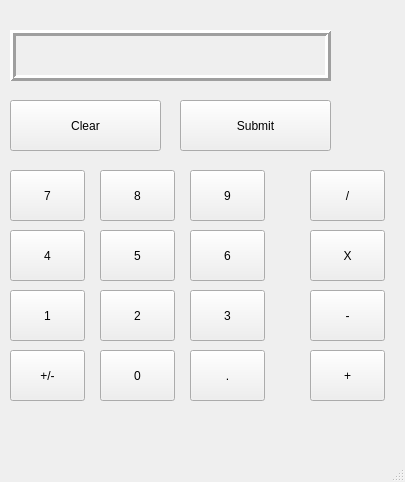
<?xml version="1.0" encoding="UTF-8"?>
<ui version="4.0">
 <class>MainWindow</class>
 <widget class="QMainWindow" name="MainWindow">
  <property name="geometry">
   <rect>
    <x>0</x>
    <y>0</y>
    <width>405</width>
    <height>482</height>
   </rect>
  </property>
  <property name="windowTitle">
   <string>MainWindow</string>
  </property>
  <widget class="QWidget" name="centralwidget">
   <widget class="QPushButton" name="pushSeven">
    <property name="geometry">
     <rect>
      <x>10</x>
      <y>170</y>
      <width>75</width>
      <height>51</height>
     </rect>
    </property>
    <property name="text">
     <string>7</string>
    </property>
   </widget>
   <widget class="QPushButton" name="pushEight">
    <property name="geometry">
     <rect>
      <x>100</x>
      <y>170</y>
      <width>75</width>
      <height>51</height>
     </rect>
    </property>
    <property name="text">
     <string>8</string>
    </property>
   </widget>
   <widget class="QPushButton" name="pushNine">
    <property name="geometry">
     <rect>
      <x>190</x>
      <y>170</y>
      <width>75</width>
      <height>51</height>
     </rect>
    </property>
    <property name="text">
     <string>9</string>
    </property>
   </widget>
   <widget class="QPushButton" name="pushSix">
    <property name="geometry">
     <rect>
      <x>190</x>
      <y>230</y>
      <width>75</width>
      <height>51</height>
     </rect>
    </property>
    <property name="text">
     <string>6</string>
    </property>
   </widget>
   <widget class="QPushButton" name="pushFive">
    <property name="geometry">
     <rect>
      <x>100</x>
      <y>230</y>
      <width>75</width>
      <height>51</height>
     </rect>
    </property>
    <property name="text">
     <string>5</string>
    </property>
   </widget>
   <widget class="QPushButton" name="pushFour">
    <property name="geometry">
     <rect>
      <x>10</x>
      <y>230</y>
      <width>75</width>
      <height>51</height>
     </rect>
    </property>
    <property name="text">
     <string>4</string>
    </property>
   </widget>
   <widget class="QPushButton" name="pushOne">
    <property name="geometry">
     <rect>
      <x>10</x>
      <y>290</y>
      <width>75</width>
      <height>51</height>
     </rect>
    </property>
    <property name="text">
     <string>1</string>
    </property>
   </widget>
   <widget class="QPushButton" name="pushTwo">
    <property name="geometry">
     <rect>
      <x>100</x>
      <y>290</y>
      <width>75</width>
      <height>51</height>
     </rect>
    </property>
    <property name="text">
     <string>2</string>
    </property>
   </widget>
   <widget class="QPushButton" name="pushThree">
    <property name="geometry">
     <rect>
      <x>190</x>
      <y>290</y>
      <width>75</width>
      <height>51</height>
     </rect>
    </property>
    <property name="text">
     <string>3</string>
    </property>
   </widget>
   <widget class="QPushButton" name="pushDecimal">
    <property name="geometry">
     <rect>
      <x>190</x>
      <y>350</y>
      <width>75</width>
      <height>51</height>
     </rect>
    </property>
    <property name="text">
     <string>.</string>
    </property>
   </widget>
   <widget class="QPushButton" name="pushZero">
    <property name="geometry">
     <rect>
      <x>100</x>
      <y>350</y>
      <width>75</width>
      <height>51</height>
     </rect>
    </property>
    <property name="text">
     <string>0</string>
    </property>
   </widget>
   <widget class="QPushButton" name="pushNeg">
    <property name="geometry">
     <rect>
      <x>10</x>
      <y>350</y>
      <width>75</width>
      <height>51</height>
     </rect>
    </property>
    <property name="text">
     <string>+/-</string>
    </property>
   </widget>
   <widget class="QPushButton" name="pushDivision">
    <property name="geometry">
     <rect>
      <x>310</x>
      <y>170</y>
      <width>75</width>
      <height>51</height>
     </rect>
    </property>
    <property name="text">
     <string>/</string>
    </property>
   </widget>
   <widget class="QPushButton" name="pushMultiply">
    <property name="geometry">
     <rect>
      <x>310</x>
      <y>230</y>
      <width>75</width>
      <height>51</height>
     </rect>
    </property>
    <property name="text">
     <string>X</string>
    </property>
   </widget>
   <widget class="QPushButton" name="pushSubtract">
    <property name="geometry">
     <rect>
      <x>310</x>
      <y>290</y>
      <width>75</width>
      <height>51</height>
     </rect>
    </property>
    <property name="text">
     <string>-</string>
    </property>
   </widget>
   <widget class="QPushButton" name="pushAdd">
    <property name="geometry">
     <rect>
      <x>310</x>
      <y>350</y>
      <width>75</width>
      <height>51</height>
     </rect>
    </property>
    <property name="text">
     <string>+</string>
    </property>
   </widget>
   <widget class="QPushButton" name="pushClear">
    <property name="geometry">
     <rect>
      <x>10</x>
      <y>100</y>
      <width>151</width>
      <height>51</height>
     </rect>
    </property>
    <property name="text">
     <string>Clear</string>
    </property>
   </widget>
   <widget class="QPushButton" name="pushSubmit">
    <property name="geometry">
     <rect>
      <x>180</x>
      <y>100</y>
      <width>151</width>
      <height>51</height>
     </rect>
    </property>
    <property name="text">
     <string>Submit</string>
    </property>
   </widget>
   <widget class="QLabel" name="labelOutput">
    <property name="geometry">
     <rect>
      <x>10</x>
      <y>30</y>
      <width>321</width>
      <height>51</height>
     </rect>
    </property>
    <property name="autoFillBackground">
     <bool>true</bool>
    </property>
    <property name="frameShape">
     <enum>QFrame::Box</enum>
    </property>
    <property name="frameShadow">
     <enum>QFrame::Raised</enum>
    </property>
    <property name="lineWidth">
     <number>3</number>
    </property>
    <property name="text">
     <string/>
    </property>
    <property name="textFormat">
     <enum>Qt::AutoText</enum>
    </property>
    <property name="alignment">
     <set>Qt::AlignRight|Qt::AlignTrailing|Qt::AlignVCenter</set>
    </property>
    <property name="wordWrap">
     <bool>true</bool>
    </property>
    <property name="indent">
     <number>4</number>
    </property>
   </widget>
  </widget>
  <widget class="QMenuBar" name="menubar">
   <property name="geometry">
    <rect>
     <x>0</x>
     <y>0</y>
     <width>405</width>
     <height>21</height>
    </rect>
   </property>
  </widget>
  <widget class="QStatusBar" name="statusbar"/>
 </widget>
 <resources/>
 <connections/>
</ui>
